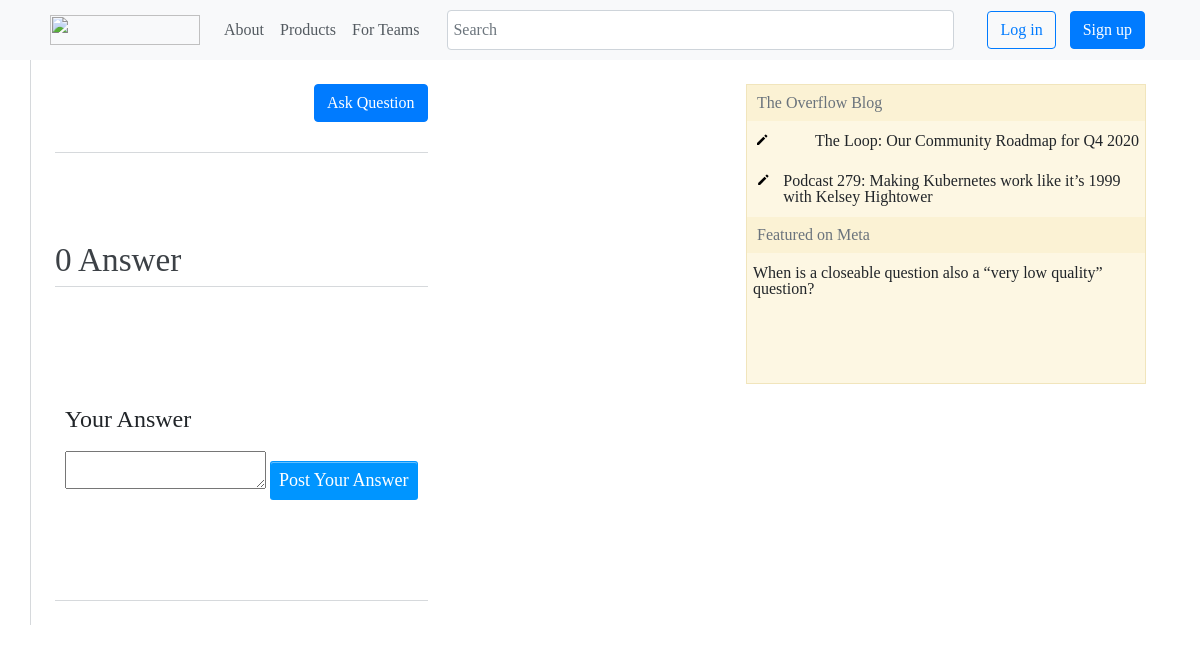
The app's page /questions/question/5, older data.
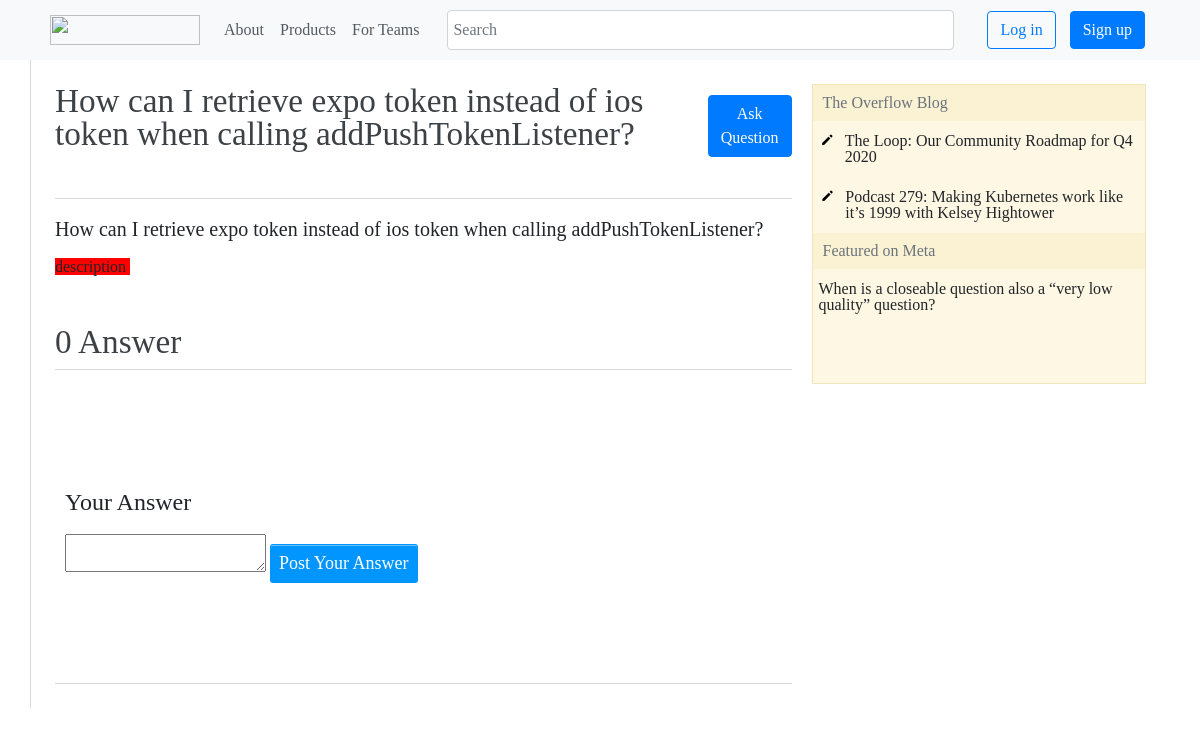
The same page, newer data.
### myproject/models.py (models this page shows, shortened)
class Questions(db.Model):
    id = db.Column(db.Integer, primary_key=True)
    title = db.Column(db.String)
    tags = db.Column(db.String)
    body = db.Column(db.Text)
    answers = db.relationship('Answers', backref="Questions", lazy='dynamic')

### myproject/questions/views.py (the view)
@questions_blueprint.route('/questions/question/<int:id>', methods=['GET','Post'])
def question(id):
    question = Questions.query.get(id)
    answers = Answers.query.filter_by(question_id=id).all()
    if request.method == 'POST':
        body = request.form.get('answerBody')
        answer = Answers(body, id)
        db.session.add(answer)
        db.session.commit()
        return render_template('question.html', question=question, answers=answers)
    return render_template('question.html', question=question, answers=answers)

### myproject/questions/templates/questions/question.html (shortened to what this page needs)
{% extends "base.html" %}
{% block content %}
    <div class="container">
        <div class="question_info">
            <div class="question_info_header">
                <h3>{{question.title}} </h3>
                <a href="/askQuestion"><button type="button" class="btn btn-primary">Ask Question</button></a>
            </div>
            <div class="question_info_body">
                <h4>{{question.title}}</h4>
                <p>{{question.body | safe}}</p>
            </div>
            <div class="answers">
                <h3>{{answers|length}} Answer</h3>
            </div>
            <div class="write__answer">
                <h2>Your Answer</h2>
                <form method="post">
                  <textarea id="summernote" name="answerBody"></textarea>
                    <input type="submit" value="Post Your Answer">
                </form>
            </div>
        </div>
        <div class="container__right">
            <div class="table__heading">
                <h1>The Overflow Blog</h1>
            </div>
            <div class="table__body">
                <svg aria-hidden="true" class="va-text-top svg-icon iconPencilSm" width="18" height="14" viewBox="0 0 14 14"><path d="M11.1 1.71l1.13 1.12c.2.2.2.51 0 .71L11.1 4.7 9.21 2.86l1.17-1.15c.2-.2.51-.2.71 0zM2 10.12l6.37-6.43 1.88 1.88L3.88 12H2v-1.88z"></path></svg>
                <h2>The Loop: Our Community Roadmap for Q4 2020</h2>
            </div>
            <div class="table__body">
                <svg aria-hidden="true" class="va-text-top svg-icon iconPencilSm" width="28" height="14" viewBox="0 0 14 14"><path d="M11.1 1.71l1.13 1.12c.2.2.2.51 0 .71L11.1 4.7 9.21 2.86l1.17-1.15c.2-.2.51-.2.71 0zM2 10.12l6.37-6.43 1.88 1.88L3.88 12H2v-1.88z"></path></svg>
                <h2>Podcast 279: Making Kubernetes work like it’s 1999 with Kelsey Hightower</h2>
            </div>
            <div class="table__heading">
                <h1>Featured on Meta</h1>
            </div>
            <div class="table__body">
                <h2>When is a closeable question also a “very low quality” question?</h2>
            </div>
        </div>
    </div>
{% endblock %}

Row changes from the older to the newer data that the page shows:
added Questions: title "How can I retrieve expo token instead of ios token when calling addPushTokenListener?", body "description"
